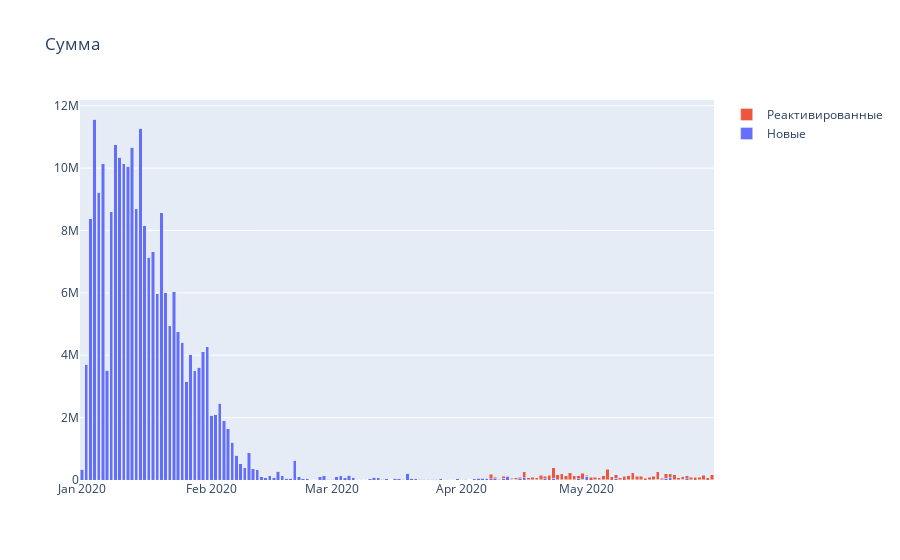
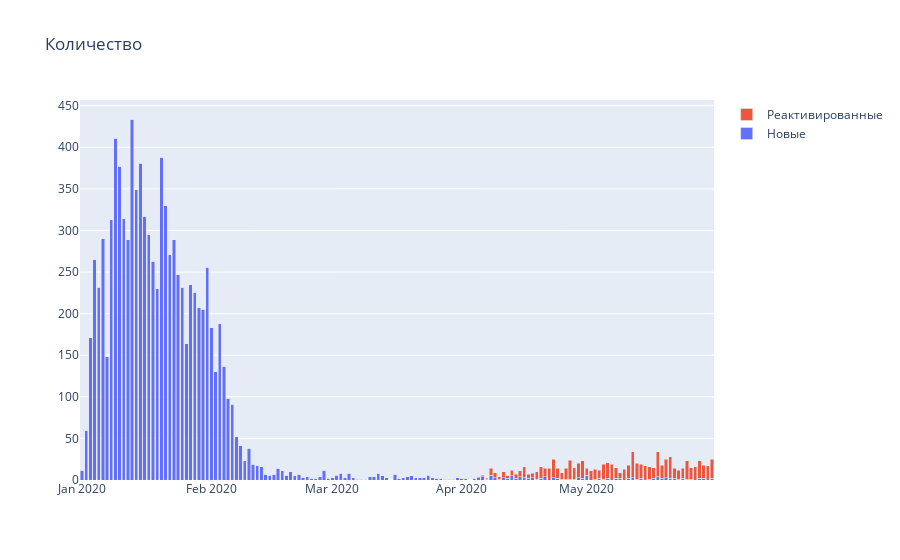

The notebook cell these images were saved under, in order:
### Code cell
import plotly.graph_objects as go
 
plot = go.Figure(data=[go.Bar(
    name = 'Новые',
    x = df['date'],
    y = df['new sum']
   ),
                       go.Bar(
    name = 'Реактивированные',
    x = df['date'],
    y = df['renew sum']
   )
])
plot.update_layout(barmode='stack',title='Сумма')
plot.show()
#
plot = go.Figure(data=[go.Bar(
    name = 'Новые',
    x = df['date'],
    y = df['new count']
   ),
                       go.Bar(
    name = 'Реактивированные',
    x = df['date'],
    y = df['renew count']
   )
])
plot.update_layout(barmode='stack',title='Количество')
plot.show()

### Figure 1 — Plotly figure (JSON) as saved in the notebook; plotly's stock layout.template omitted (floating-point values rounded to 4 significant figures; data arrays with more than 128 entries replaced by an {"elided": "..."} marker saying what was removed)
{"data": [{"name": "Новые", "type": "bar", "x": {"elided": "150 str values"}, "y": {"elided": "150 float values"}}, {"name": "Реактивированные", "type": "bar", "x": {"elided": "150 str values"}, "y": {"elided": "150 float values"}}], "layout": {"barmode": "stack", "title": {"text": "Сумма"}}}

### Figure 2 — Plotly figure (JSON) as saved in the notebook; plotly's stock layout.template omitted (floating-point values rounded to 4 significant figures; data arrays with more than 128 entries replaced by an {"elided": "..."} marker saying what was removed)
{"data": [{"name": "Новые", "type": "bar", "x": {"elided": "150 str values"}, "y": {"elided": "150 int values"}}, {"name": "Реактивированные", "type": "bar", "x": {"elided": "150 str values"}, "y": {"elided": "150 int values"}}], "layout": {"barmode": "stack", "title": {"text": "Количество"}}}
